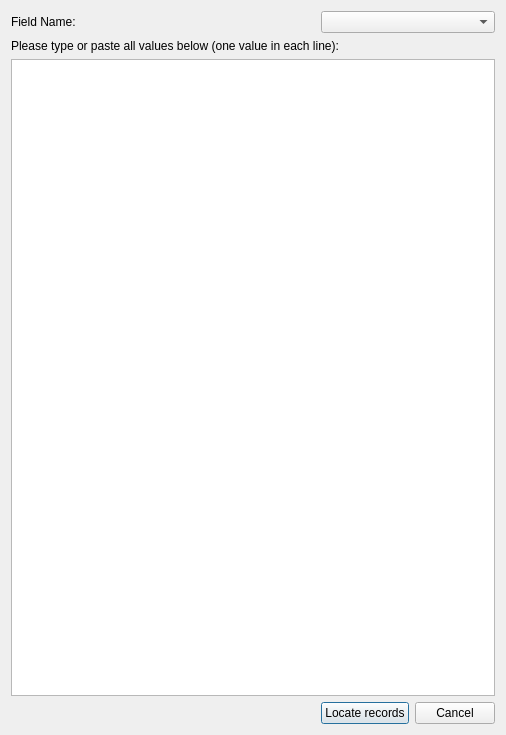
<?xml version="1.0" encoding="UTF-8"?>
<ui version="4.0">
 <class>UserListDialog</class>
 <widget class="QDialog" name="UserListDialog">
  <property name="geometry">
   <rect>
    <x>0</x>
    <y>0</y>
    <width>506</width>
    <height>735</height>
   </rect>
  </property>
  <property name="windowTitle">
   <string>Dialog</string>
  </property>
  <layout class="QGridLayout" name="gridLayout">
   <item row="0" column="0">
    <widget class="QLabel" name="label">
     <property name="text">
      <string>Field Name:</string>
     </property>
    </widget>
   </item>
   <item row="0" column="1" colspan="2">
    <widget class="QComboBox" name="comboBox"/>
   </item>
   <item row="3" column="1">
    <widget class="QPushButton" name="pushButtonLocate">
     <property name="text">
      <string>Locate records</string>
     </property>
    </widget>
   </item>
   <item row="3" column="0">
    <spacer name="horizontalSpacer">
     <property name="orientation">
      <enum>Qt::Horizontal</enum>
     </property>
     <property name="sizeHint" stdset="0">
      <size>
       <width>40</width>
       <height>20</height>
      </size>
     </property>
    </spacer>
   </item>
   <item row="3" column="2">
    <widget class="QPushButton" name="pushButtonCancel">
     <property name="text">
      <string>Cancel</string>
     </property>
    </widget>
   </item>
   <item row="2" column="0" colspan="3">
    <widget class="QTextEdit" name="textEdit">
     <property name="lineWrapMode">
      <enum>QTextEdit::NoWrap</enum>
     </property>
    </widget>
   </item>
   <item row="1" column="0" colspan="3">
    <widget class="QLabel" name="label_2">
     <property name="text">
      <string>Please type or paste all values below (one value in each line):</string>
     </property>
    </widget>
   </item>
  </layout>
 </widget>
 <resources/>
 <connections/>
</ui>
